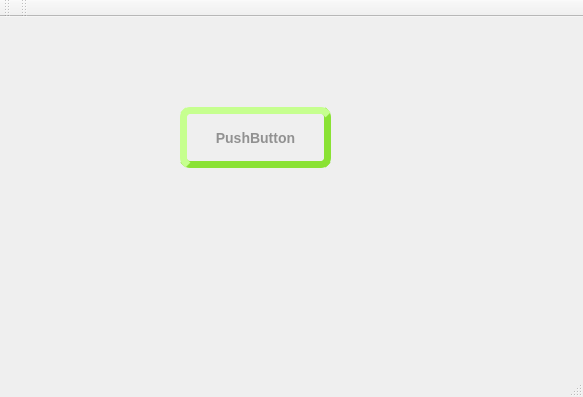
<?xml version="1.0" encoding="UTF-8"?>
<ui version="4.0">
 <class>MainWindow</class>
 <widget class="QMainWindow" name="MainWindow">
  <property name="geometry">
   <rect>
    <x>0</x>
    <y>0</y>
    <width>583</width>
    <height>397</height>
   </rect>
  </property>
  <property name="windowTitle">
   <string>MainWindow</string>
  </property>
  <property name="styleSheet">
   <string notr="true">QMainWindow{
	background-image: url(:/images/achou);
}

QPushButton {
	border-style : outset;
	border-width : 7px;
	border-radius : 10px; 
	border-color: rgb(239, 41, 41);
	border-color: rgb(138, 226, 52);
	font:bold 14px;
	color:rgba(0,0,0,100);
	padding:6px;
}

QPushButton:hover {
	background-color: rgb(252, 175, 62);
	border-color: rgba(255, 255, 255,200);
	color:rgba(0,0,0,200);
}

QPushButton:pressed {
	background-color: rgba(100, 255, 100, 200);
	border-color: rgba(255, 255, 255,30);
	border-style:inset;
	color:rgba(0,0,0,100);
}


</string>
  </property>
  <widget class="QWidget" name="centralWidget">
   <widget class="QPushButton" name="pushButton">
    <property name="geometry">
     <rect>
      <x>180</x>
      <y>90</y>
      <width>151</width>
      <height>61</height>
     </rect>
    </property>
    <property name="text">
     <string>PushButton</string>
    </property>
   </widget>
  </widget>
  <widget class="QMenuBar" name="menuBar">
   <property name="geometry">
    <rect>
     <x>0</x>
     <y>0</y>
     <width>583</width>
     <height>28</height>
    </rect>
   </property>
  </widget>
  <widget class="QToolBar" name="mainToolBar">
   <attribute name="toolBarArea">
    <enum>TopToolBarArea</enum>
   </attribute>
   <attribute name="toolBarBreak">
    <bool>false</bool>
   </attribute>
  </widget>
  <widget class="QStatusBar" name="statusBar"/>
  <widget class="QToolBar" name="toolBar">
   <property name="windowTitle">
    <string>toolBar</string>
   </property>
   <attribute name="toolBarArea">
    <enum>TopToolBarArea</enum>
   </attribute>
   <attribute name="toolBarBreak">
    <bool>false</bool>
   </attribute>
  </widget>
 </widget>
 <layoutdefault spacing="6" margin="11"/>
 <resources/>
 <connections/>
</ui>
